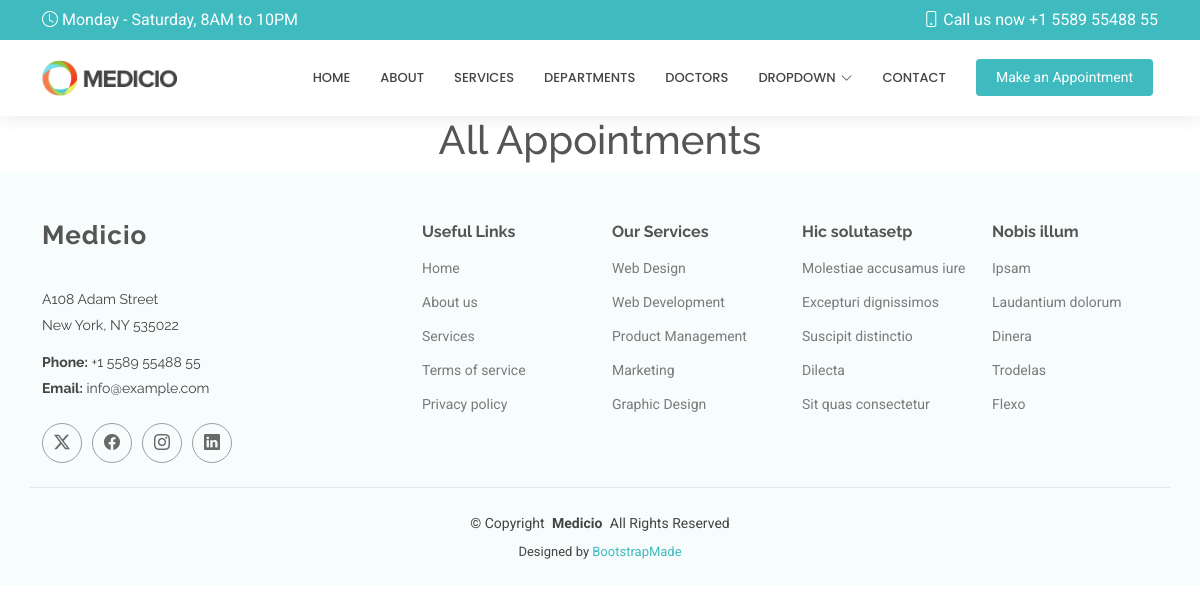
/show/, run on an earlier commit of the app's database.
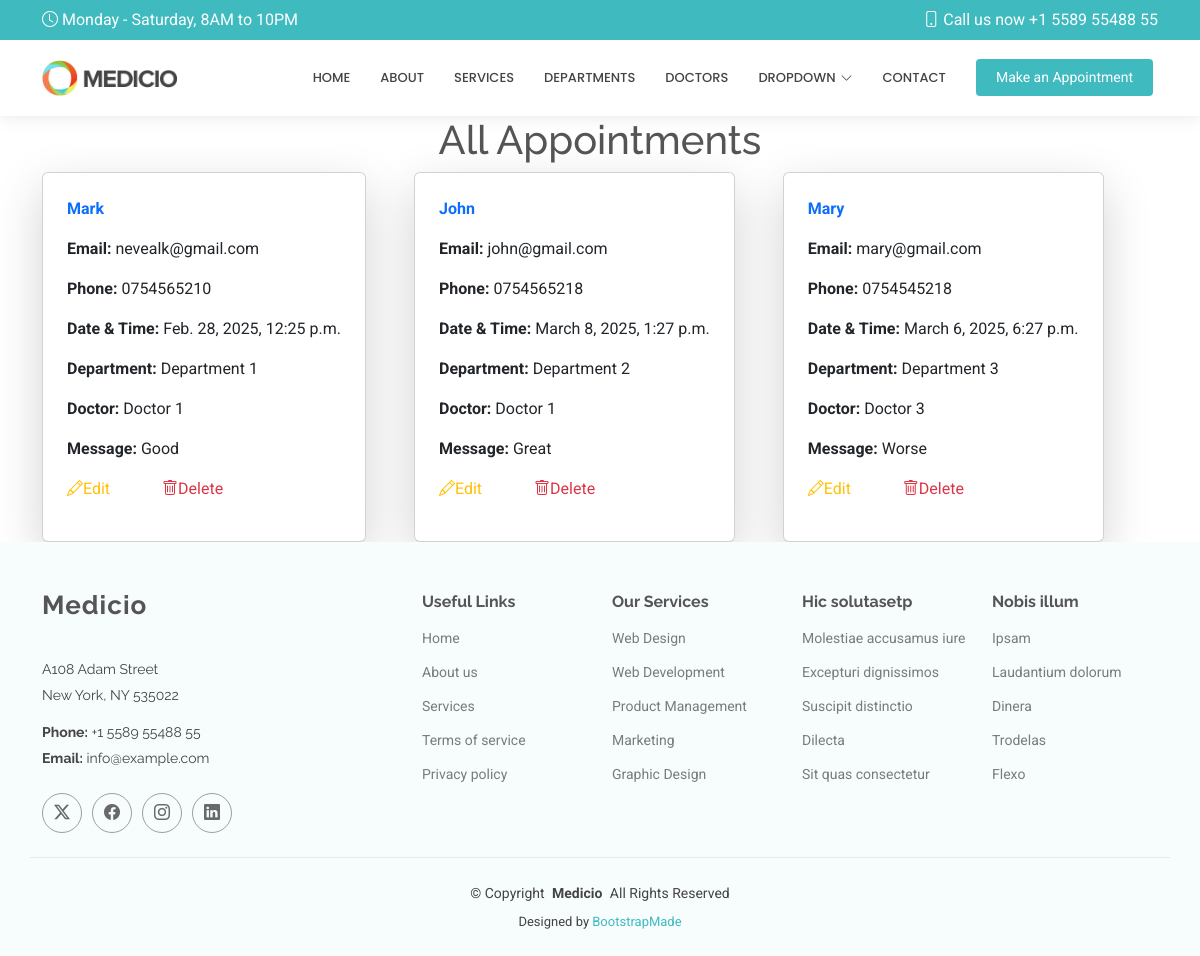
And on a later commit of the database.
### hospitalapp/models.py (models this page shows, shortened)
class Appointment(models.Model):
    name = models.CharField(max_length=50)
    email = models.EmailField()
    phone = models.CharField(max_length=15)
    date = models.DateTimeField()
    department = models.CharField(max_length=50)
    doctor = models.CharField(max_length=50)
    message = models.TextField()

### hospitalapp/views.py (the view)
# urls.py: path('show/', views.show, name='show'),
def show(request):
   all = Appointment.objects.all()
   return render(request, 'show.html', {"all": all})

### Templates/show.html (shortened to what this page needs)
{% extends 'starter-page.html' %}
{% load static %}
{% block content %}
	<h1 class="text-center">All Appointments</h1>
    <div class="d-flex flex-wrap gap-5 container">
    {% for x in all %}
    	<div class="card w-30 p-4 shadow-lg">
        <p class="fw-bold text-primary">{{ x.name }}</p>
        <p><b>Email:</b> {{ x.email }}</p>
        <p><b>Phone:</b> {{ x.phone }}</p>
        <p><b>Date & Time:</b> {{ x.date }}</p>
        <p><b>Department:</b> {{ x.department }}</p>
        <p><b>Doctor:</b> {{ x.doctor }}</p>
        <p><b>Message:</b> {{ x.message }}</p>
        <p>
            <a href="{% url 'edit' x.id %}" class="text-warning me-5">
                <i class="bi bi-pencil"></i>Edit
            </a>
            <a href="/delete/{{ x.id }}" class="text-danger">
                <i class="bi bi-trash"></i>Delete
            </a>
        </p>
        </div>
    {% endfor %}
    </div>
{% endblock %}

What changed in the data, as far as the page shows it:
added Appointment: name "Mark", email "nevealk@gmail.com", phone "0754565210", date "Feb. 28, 2025, 12:25 p.m.", department "Department 1", doctor "Doctor 1", message "Good"
added Appointment: name "John", email "john@gmail.com", phone "0754565218", date "March 8, 2025, 1:27 p.m.", department "Department 2", doctor "Doctor 1", message "Great"
added Appointment: name "Mary", email "mary@gmail.com", phone "0754545218", date "March 6, 2025, 6:27 p.m.", department "Department 3", doctor "Doctor 3", message "Worse"
